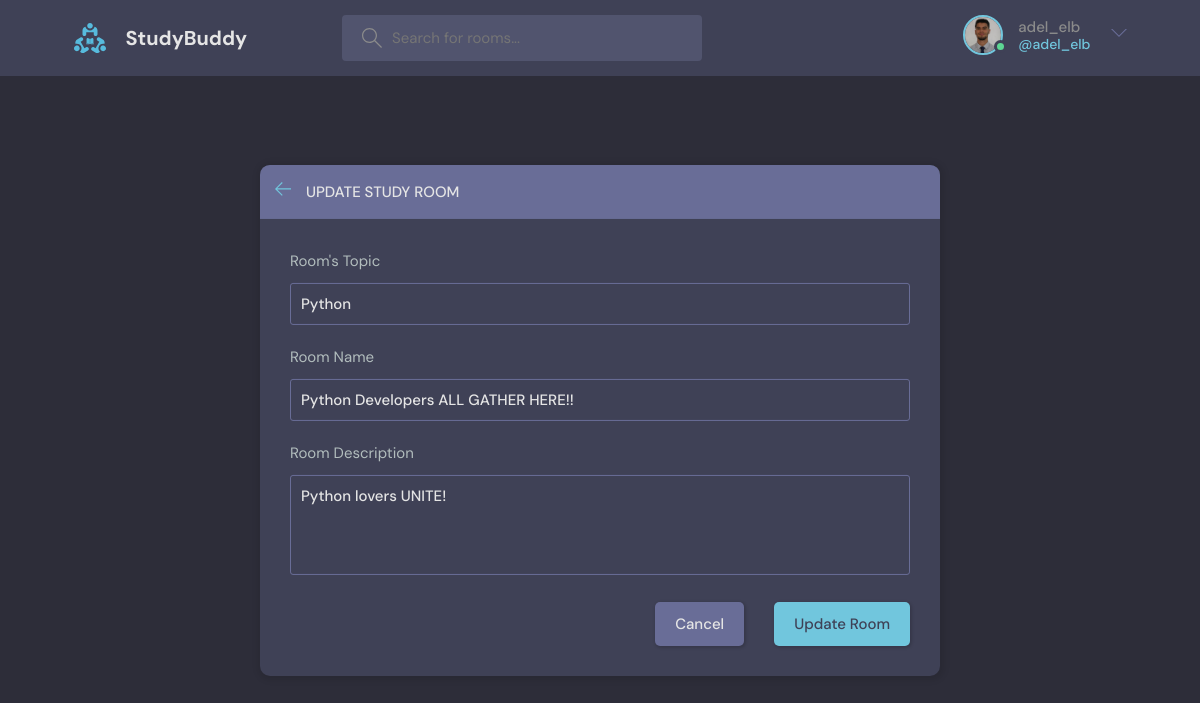
Page /update-room/2/ (signed in) on the committed database.
### base/models.py (models this page shows, shortened)
class User(AbstractUser):
    name = models.CharField(max_length=200, null=True)
    email = models.EmailField(unique=True, null=True)
    bio = models.TextField(null=True)
    avatar = models.ImageField(null=True, default="avatar.svg")
    USERNAME_FIELD = 'email'
    REQUIRED_FIELDS = []

class Room(models.Model):
    host = models.ForeignKey(User, on_delete=models.CASCADE, null=True)
    topic = models.ForeignKey(Topic, on_delete=models.SET_NULL, null=True)
    name = models.CharField(max_length=200)
    description = models.TextField(null=True, blank=True) # null for database and blank is when we save a form
    participants = models.ManyToManyField(User,
                                          related_name='participants',
                                          blank=True)
    updated = models.DateTimeField(auto_now=True) # every time we save this module the datetime is updated
    created = models.DateTimeField(auto_now_add=True) # only saves datetime when we create the model
    class Meta:
        ordering = ['-created'] # adding dash '-' means we want to order the results of the the query

class Topic(models.Model):
    name = models.CharField(max_length=200)

### base/views.py (the view, shortened to what this page needs)
# urls.py: path('update-room/<str:id>/', views.updateRoom, name='update-room'),
@login_required(login_url='login')
def updateRoom(request, id):
    topics = Topic.objects.all()
    room = Room.objects.get(id=int(id))
    form = RoomForm(instance=room) # when we pass as argument
    if request.user != room.host:
        return HttpResponse('Unauthorized')
    context = {
        'form': form,
        'topics': topics,
        'request_type': "Update",
        'room': room,
    }
    return render(request, 'base/create-room.html', context)

### base/forms.py
class RoomForm(ModelForm):
    class Meta:
        model = Room
        fields = '__all__'
        exclude = ['host', 'participants']

### base/templates/base/create-room.html (shortened to what this page needs)
{% extends 'main.html' %}
{% block content %}
  <main class="create-room layout">
    <div class="container">
      <div class="layout__box">
        <div class="layout__boxHeader">
          <div class="layout__boxTitle">
            <a href="{{ request.META.HTTP_REFERER }}">
              <svg version="1.1" xmlns="http://www.w3.org/2000/svg" width="32" height="32" viewBox="0 0 32 32">
                <title>arrow-left</title>
                <path
                  d="M13.723 2.286l-13.723 13.714 13.719 13.714 1.616-1.611-10.96-10.96h27.625v-2.286h-27.625l10.965-10.965-1.616-1.607z">
                </path>
              </svg>
            </a>
            <h3>{{ request_type }} Study Room</h3>
          </div>
        </div>
        <div class="layout__body">
          <form class="form" method="POST" action="">
            <div class="form__group">
              <label for="room_topic">Room's Topic</label>
              <input required type="text" value="{{ room.topic.name }}" name="topic" list="topic-list">
            </div>
            <div class="form__group">
              <label for="room_name">Room Name</label>
              {{ form.name }}
            </div>
            <div class="form__group">
              <label for="room_description">Room Description</label>
              {{ form.description }}
            </div>
            <div class="form__action">
              <a class="btn btn--dark" href="{{ request.META.HTTP_REFERER }}">Cancel</a>
              <button class="btn btn--main" type="submit">{{ request_type }} Room</button>
            </div>
          </form>
        </div>
      </div>
    </div>
  </main>
{% endblock %}

### templates/navbar.html (shortened to what this page needs)
{% load static %}
<header class="header header--loggedIn">
  <div class="container">
    <a href="{% url 'home' %}" class="header__logo">
      <img src="{% static 'images/logo.svg' %}" />
      <h1>StudyBuddy</h1>
    </a>
    <form method="GET" action="{% url 'home' %}" class="header__search">
      <label>
        <input name="q" placeholder="Search for rooms..." />
      </label>
    </form>
    <nav class="header__menu">
      {% if request.user.is_authenticated %}
      <div class="header__user">
        <a href="{% url 'profile' request.user.id %}">
          <div class="avatar avatar--medium active">
            <img src="{{ request.user.avatar.url }}" />
          </div>
          <p>
            {{ request.user.username }}
            <span>@{{ request.user.username }}</span>
          </p>
        </a>
        <button class="dropdown-button">
          <svg
            version="1.1"
            xmlns="http://www.w3.org/2000/svg"
            width="32"
            height="32"
            viewBox="0 0 32 32"
          >
            <title>chevron-down</title>
            <path d="M16 21l-13-13h-3l16 16 16-16h-3l-13 13z"></path>
          </svg>
        </button>
      </div>
      {% else %}
      <a href="{% url 'login' %}">
        <img src="{% static 'images/avatar.svg' %}" />
        <p>Login</p>
      </a>
      {% endif %}
    </nav>
  </div>
</header>

### rows in the picture
User: user.avatar (picture), user.username "adel_elb"
Room: topic "Python", name "Python Developers ALL GATHER HERE!!", description "Python lovers UNITE!"

### other values in the picture
{{ request_type }} "UPDATE"
{{ request_type }} "Update"
